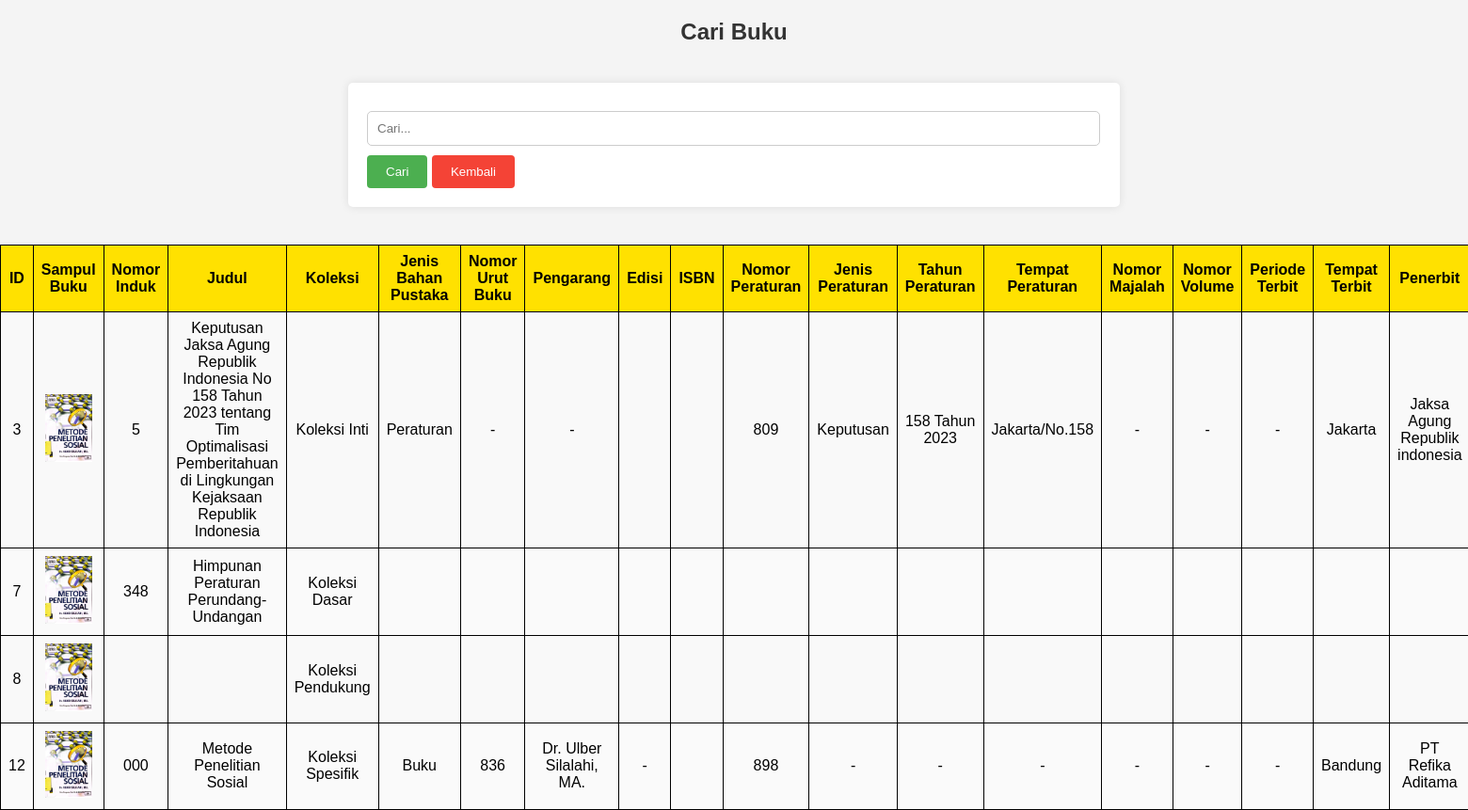
Screenshot of /search.php with the database file from the repository.
### tables this page shows
CREATE TABLE `books` (
  `id` int(11) NOT NULL,
  `general_number` varchar(255) DEFAULT NULL,
  `title` varchar(255) DEFAULT NULL,
  `koleksi` varchar(255) DEFAULT NULL,
  `material_type` varchar(255) DEFAULT NULL,
  `book_number` varchar(255) DEFAULT NULL,
  `author` varchar(255) DEFAULT NULL,
  `jilid` varchar(255) DEFAULT NULL,
  `edition` varchar(255) DEFAULT NULL,
  `cetakan` varchar(255) DEFAULT NULL,
  `lssn` varchar(255) DEFAULT NULL,
  `regulation_number` varchar(255) DEFAULT NULL,
  `regulation_type` varchar(255) DEFAULT NULL,
  `regulation_year` varchar(255) DEFAULT NULL,
  `regulation_place` varchar(255) DEFAULT NULL,
  `magazine_number` varchar(255) DEFAULT NULL,
  `volume_number` varchar(255) DEFAULT NULL,
  `publication_period` varchar(255) DEFAULT NULL,
  `publication_place` varchar(255) DEFAULT NULL,
  `publisher` varchar(255) DEFAULT NULL,
  `publication_year` varchar(255) DEFAULT NULL,
  `classification_number` varchar(255) DEFAULT NULL,
  `source` varchar(255) DEFAULT NULL,
  `description` text DEFAULT NULL,
  `cover_image` varchar(255) DEFAULT NULL
);

### search.php (the view, shortened to what this page needs)
<!DOCTYPE html>
<html lang="id">
<head>
    <link rel="stylesheet" href="search.css">
    <link rel="stylesheet" href="hover.css">
</head>
<body>
    <h2>Cari Buku</h2>
    <form method="get" action="search.php">
        <input type="text" name="search" placeholder="Cari...">
        <input type="submit" value="Cari">
        <button type="button" onclick="window.history.back()">Kembali</button>
    </form>
    <table border="1">
        <tr>
            <th>ID</th>
            <th>Sampul Buku</th>
            <th>Nomor Induk</th>
            <th>Judul</th>
            <th>Koleksi</th>
            <th>Jenis Bahan Pustaka</th>
            <th>Nomor Urut Buku</th>
            <th>Pengarang</th>
            <th>Edisi</th>
            <th>ISBN</th>
            <th>Nomor Peraturan</th>
            <th>Jenis Peraturan</th>
            <th>Tahun Peraturan</th>
            <th>Tempat Peraturan</th>
            <th>Nomor Majalah</th>
            <th>Nomor Volume</th>
            <th>Periode Terbit</th>
            <th>Tempat Terbit</th>
            <th>Penerbit</th>
        </tr>
        <?php
        include('koneksi.php');
        $query = "SELECT * FROM books WHERE 1=1";
        $result = $conn->query($query);
        if ($result->num_rows > 0) {
            while($row = $result->fetch_assoc()) {
                $coverImage = $row['cover_image'] ? 'uploads/' . $row['cover_image'] : 'uploads/default.jpg';
                $actionLinks = "<a href='detail.php?id={$row['id']}'>Detail</a>";
                echo "<tr>
                    <td>{$row['id']}</td>
                    <td>
                        <div class='cover-container'>
                            <a href='detail.php?id={$row['id']}'>
                                <img class='cover-image' src='{$coverImage}' alt='Sampul Buku' width='50'>
                            </a>
                                <img src='{$coverImage}' alt='Sampul Buku' width='100'><br>
                                <label>Judul Buku:</label><input type='text' value='{$row['title']}' readonly><br>
                                <label>Koleksi:</label><input type='text' value='{$row['koleksi']}' readonly><br>
                                <label>ISBN:</label><input type='text' value='{$row['isbn']}' readonly><br>
                                <label>Jenis Bahan Pustaka:</label><input type='text' value='{$row['material_type']}' readonly><br>
                                <label>Penerbit:</label><input type='text' value='{$row['publisher']}' readonly><br>
                                <label>Pengarang:</label><input type='text' value='{$row['author']}' readonly><br>
                                <label>Tahun Terbit:</label><input type='text' value='{$row['publication_year']}' readonly><br>
                                <label>Nomor Urut Buku:</label><input type='text' value='{$row['book_number']}' readonly><br>
                                <label>Nomor Klasifikasi:</label><input type='text' value='{$row['classification_number']}' readonly><br>
                        </div>
                    </td>
                    <td>{$row['general_number']}</td>
                    <td>{$row['title']}</td>
                    <td>{$row['koleksi']}</td>
                    <td>{$row['material_type']}</td>
                    <td>{$row['book_number']}</td>
                    <td>{$row['author']}</td>
                    <td>{$row['edition']}</td>
                    <td>{$row['isbn']}</td>
                    <td>{$row['regulation_number']}</td>
                    <td>{$row['regulation_type']}</td>
                    <td>{$row['regulation_year']}</td>
                    <td>{$row['regulation_place']}</td>
                    <td>{$row['magazine_number']}</td>
                    <td>{$row['volume_number']}</td>
                    <td>{$row['publication_period']}</td>
                    <td>{$row['publication_place']}</td>
                    <td>{$row['publisher']}</td>
                    <td>{$row['publication_year']}</td>
                    <td>{$row['classification_number']}</td>
                    <td>{$row['source']}</td>
                    <td>{$row['description']}</td>
                    <td>{$actionLinks}</td>
                </tr>";
            }
        } else {
            echo "<tr><td colspan='23'>Tidak ada hasil</td></tr>";
        }
        ?>
    </table>
</body>
</html>

### search.css (style rules this page uses)
body { font-family: Arial, sans-serif; background-color: #f4f4f4; margin: 0; padding: 0; display: flex; flex-direction: column; align-items: center; height: 100vh; justify-content: flex-start; }
h2 { margin-bottom: 20px; font-size: 24px; color: #333; }
form { width: 50%; margin: 20px auto; padding: 20px; border-radius: 5px; background-color: #fff; box-shadow: 0 0 10px rgba(0, 0, 0, 0.1); }
form input[type="text"], form textarea { width: 97%; padding: 10px; margin: 10px 0; border: 1px solid #ccc; border-radius: 5px; }
form input[type="submit"] { background-color: #4CAF50; color: white; padding: 10px 20px; border: none; border-radius: 4px; cursor: pointer; }
table { width: 80%; margin: 20px auto; border-collapse: collapse; border-radius: 5px; box-shadow: 0 2px 5px rgba(0, 0, 0, 0.3); background-color: #fff; }
table, th, td { border: 1px solid #000000; }
th, td { padding: 8px; text-align: center; background-color: #fafafa; }
th { background-color: #ffe100; color: #000000; }
tr:nth-child(even) td { background-color: #f9f9f9; }
img { width: 50px; height: auto; }
form button[type="button"] { background-color: #f44336; color: white; padding: 10px 20px; border: none; border-radius: 4px; cursor: pointer; }

### hover.css (style rules this page uses)
.cover-container { position: relative; display: inline-block; }
.cover-image { transition: opacity 0.3s ease, transform 0.3s ease; cursor: pointer; }

### rows the page displays
books: id "3", cover_image (picture), general_number "5", title "Keputusan Jaksa Agung Republik Indonesia No 158 Tahun 2023 tentang Tim Optimalisasi Pemberitahuan di Lingkungan Kejaksaan Republik Indonesia", koleksi "Koleksi Inti", material_type "Peraturan", book_number "-", author "-", regulation_number "809", regulation_type "Keputusan", regulation_year "158 Tahun 2023", regulation_place "Jakarta/No.158", magazine_number "-", volume_number "-", publication_period "-", publication_place "Jakarta", publisher "Jaksa Agung Republik indonesia"
books: id "7", cover_image (picture), general_number "348", title "Himpunan Peraturan Perundang-Undangan", koleksi "Koleksi Dasar"
books: id "8", cover_image (picture), koleksi "Koleksi Pendukung"
books: id "12", cover_image (picture), general_number "000", title "Metode Penelitian Sosial", koleksi "Koleksi Spesifik", material_type "Buku", book_number "836", author "Dr. Ulber Silalahi, MA.", edition "-", regulation_number "898", regulation_type "-", regulation_year "-", regulation_place "-", magazine_number "-", volume_number "-", publication_period "-", publication_place "Bandung", publisher "PT Refika Aditama"
